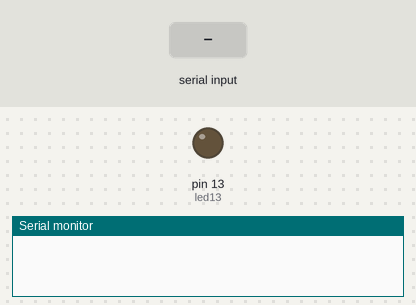
This sketch was run on a simulated Arduino Uno, built with avr-gcc and run on an emulated ATmega328P. Shown: output pins drawn as LEDs (lit = HIGH), the last lines printed to the serial monitor. The test bench sets the inputs (shaded band).

Above: at 1.2 s.
1.3 s: "BAT LED" received over Serial
At 1.8 s:
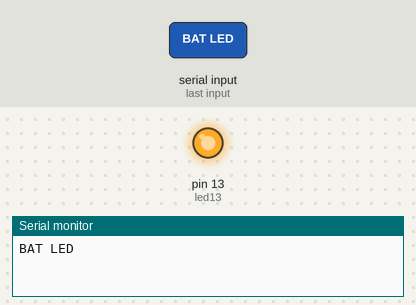
2.8 s: "TAT LED" received over Serial
At 4.2 s:
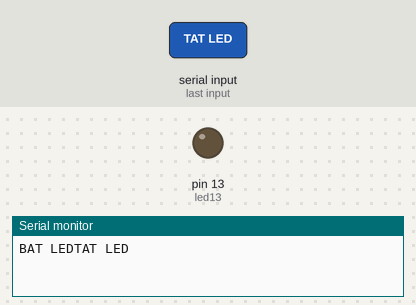
Timing chart, 0 to 5.8 s (numbered marks = the images above; inputs shaded):
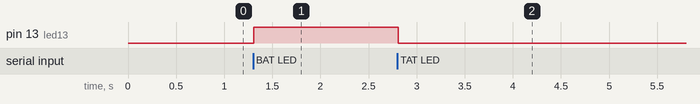

Measured:
- after the input at 1.3 s, pin 13 (led13): LOW → HIGH at once
- after the input at 2.8 s, pin 13 (led13): HIGH → LOW at once

The sketch:

serial.ino
```cpp
#define led13 13
char nhap;
String chuoi="" ;
void setup() {
  pinMode(led13,OUTPUT);
  Serial.begin(9600);

}

void loop() {

  if (Serial.available()>0)
  {
    nhap=Serial.read();
     chuoi=chuoi+nhap;
    Serial.print(nhap);
    if (chuoi=="BAT LED") {digitalWrite(led13,HIGH) ;chuoi="";}
    else if (chuoi=="TAT LED"){ digitalWrite(led13,LOW) ;chuoi="";}

    }

}
```
